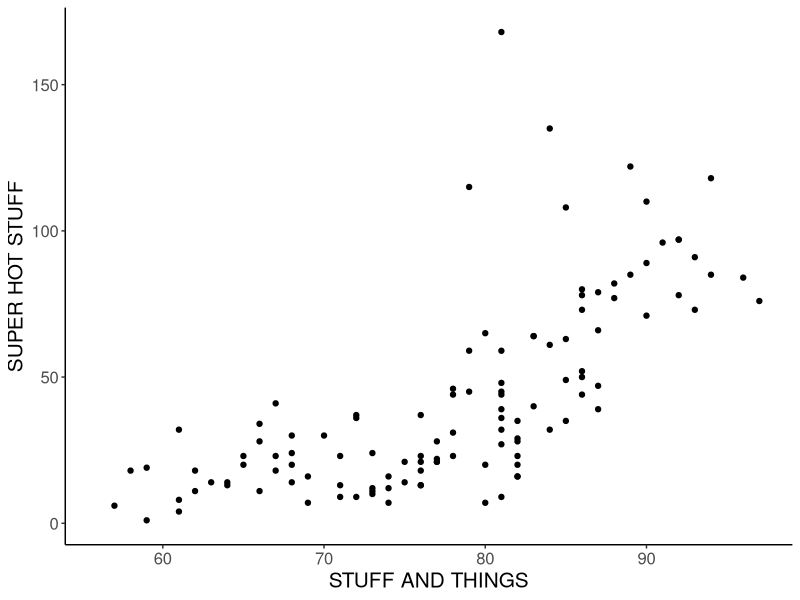
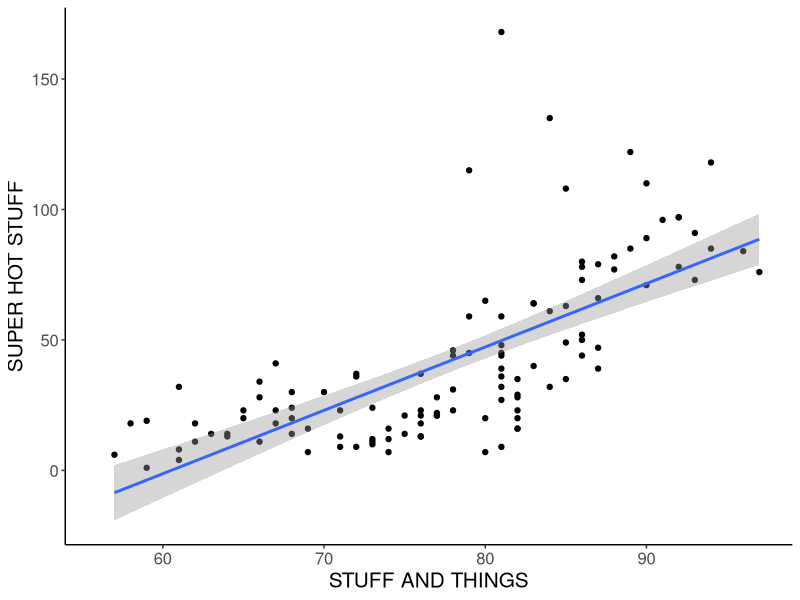
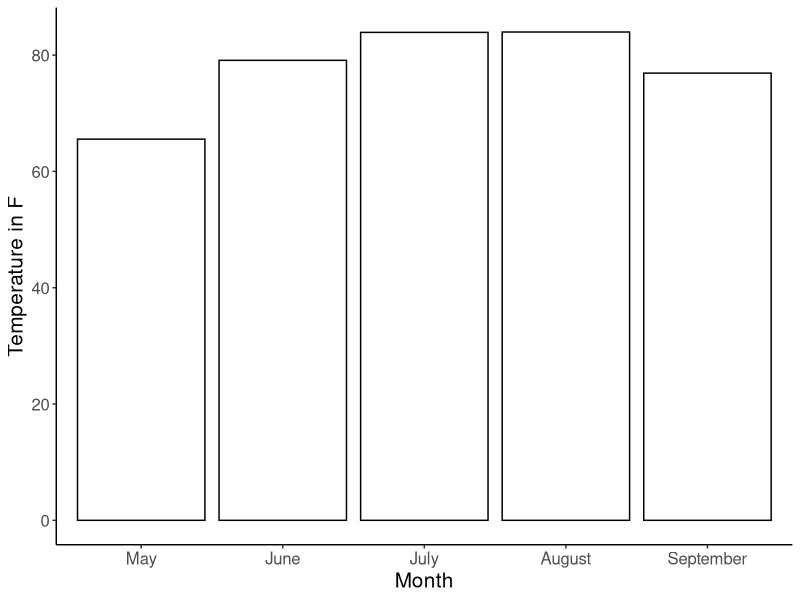

Write the R code that produced these figures, in order.
##use airquality data 
data("airquality")
head(airquality)

##factor the variabl - only run this once!
table(airquality$Month)

airquality$Month = factor(airquality$Month,
                          levels = c(5,6,7,8,9),
                          labels = c("May", "June", "July", "August", "September"))


##load the library
library(ggplot2)

##theme coding
cleanup = theme(panel.grid.major = element_blank(), 
                panel.grid.minor = element_blank(), 
                panel.background = element_blank(), 
                axis.line.x = element_line(color = "black"),
                axis.line.y = element_line(color = "black"),
                legend.key = element_rect(fill = "white"),
                text = element_text(size = 15))


##scatterplots
myplot = ggplot(airquality, aes(Temp, Ozone))
myplot + 
  geom_point() + 
  cleanup +
  xlab("STUFF AND THINGS") +
  ylab("SUPER HOT STUFF")


##scatterplots with a line of best fit
myplot = ggplot(airquality, aes(Temp, Ozone))
myplot + 
  geom_point() + 
  cleanup +
  xlab("STUFF AND THINGS") +
  ylab("SUPER HOT STUFF") +
  geom_smooth(method = "lm")

##bar graph
myplot = ggplot(airquality, aes(Month, Temp))
myplot +
  stat_summary(fun.y = mean, 
               geom = "bar", 
               fill = "White", 
               color = "Black") +
  stat_summary(fun.data = mean_cl_normal,                
               geom = "errorbar", 
               position = position_dodge(width = 0.90),
               width = 0.2) +
  cleanup +
  ylab("Temperature in F")


